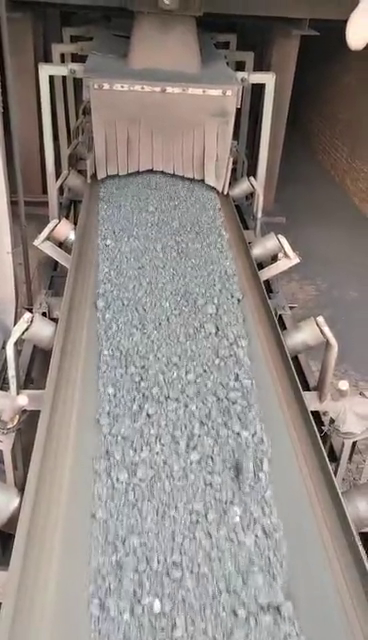
#> input picture frame 114 of videos/Ora.mp4, 368 x 640 px
$ python '83.角点检测-亚像素角点检测.py'
#> lines starting #> are read from the running program, lines starting #| are printed output that depends on the picture; after the words box and inside, x2 and y2 are one past the last pixel; in counts of white or black regions, pixels touching at a corner belong together; long printed decimals are rounded
import numpy as np
import cv2 as cv


def process(image, opt=1):
    # Detecting corners
    gray = cv.cvtColor(image, cv.COLOR_BGR2GRAY)
    corners = cv.goodFeaturesToTrack(gray, 35, 0.3, 50)
    print(len(corners))
    for pt in corners:
        print(pt)
        x = np.int32(pt[0][0])
        y = np.int32(pt[0][1])
        cv.circle(image, (x, y), 5, (0, 255, 0), 2)

    # detect sub-pixel
    winSize = (3, 3)
    zeroZone = (-1, -1)

    #  Stop condition
    criteria = (cv.TERM_CRITERIA_EPS + cv.TermCriteria_COUNT, 40, 0.001)

    # Calculate the refined corner location
    corners = cv.cornerSubPix(gray, corners, winSize, zeroZone, criteria)

    # display
    for i in range(corners.shape[0]):
        print("-- Refind Corner [", i, "] (", corners[i, 0, 0], ",", corners[i, 0, 1], ")")
    return image


# [7 lines of commented-out code are left out]

cap = cv.VideoCapture("./videos/Ora.mp4")
while True:
    ret, frame = cap.read()
#> frame is the input picture: shape (640, 368, 3); mean B, G, R 129.5, 133.9, 141.3
    frame = cv.flip(frame, 1)
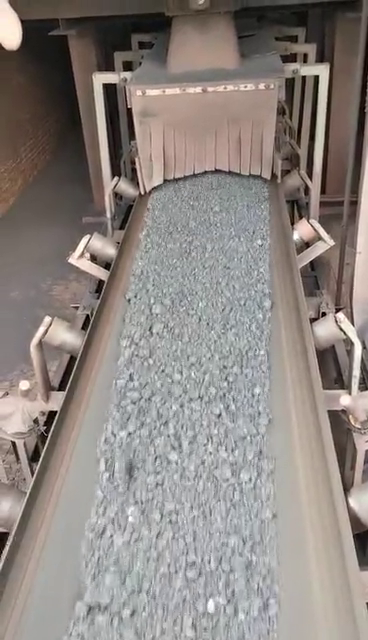
#> frame: shape (640, 368, 3); mean B, G, R 129.5, 133.9, 141.3
    cv.imshow("input", frame)
    result = process(frame)
#> in process, `corners = cv.goodFeaturesToTrack(gray, 35, 0.3, 50)`: corners = 13 rows, first 8: [56, 411], [318, 75], [103, 84], [142, 193], [87, 315], [215, 169], [350, 394], [335, 312]
#| 13
#> the loop in process, `for pt in corners:` made 13 passes
#> (x, y) on passes 1 to 12: (56, 411), (318, 75), (103, 84), (142, 193), (87, 315), (215, 169), (350, 394), (335, 312), (11, 441), (334, 243), (89, 259), (8, 533)
#| [[ 56. 411.]]
#| [[318.  75.]]
#| [[103.  84.]]
#| [[142. 193.]]
#| [[ 87. 315.]]
#| [[215. 169.]]
#| [[350. 394.]]
#| [[335. 312.]]
#> (further printed lines are left out)
#> after the loop in process, `for pt in corners:`:
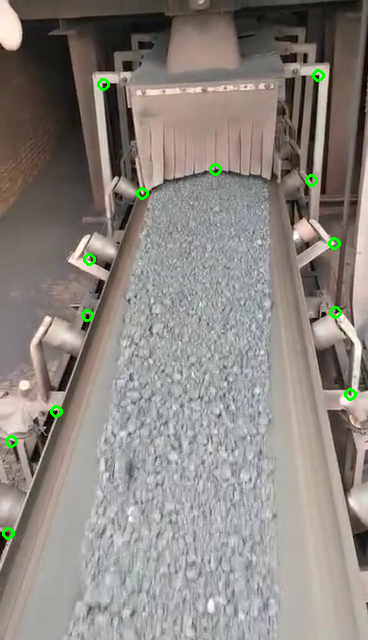
#> image: shape (640, 368, 3); 0.5% of pixels changed, all inside (x1, y1, x2, y2) = (2, 69, 357, 540)
#> in process, `criteria = (cv.TERM_CRITERIA_EPS + cv.TermCriteria_COUNT, 40, 0.001)`: criteria = (3, 40, 0.001)
#> in process, `corners = cv.cornerSubPix(gray, corners, winSize, zeroZone, criteria)`: corners = 13 rows, first 8: [58.33, 410.7], [318.6, 74.62], [102, 82.91], [142.8, 194.6], [88.26, 313.4], [214.7, 168.6], [350.4, 395.7], [334.1, 314.5]
#> the loop in process, `for i in range(corners.shape[0]):` made 13 passes
#| -- Refind Corner [ 0 ] ( 58.326 , 410.6648 )
#| -- Refind Corner [ 1 ] ( 318.595 , 74.625 )
#| -- Refind Corner [ 2 ] ( 101.970 , 82.915 )
#| -- Refind Corner [ 3 ] ( 142.7965 , 194.626 )
#| -- Refind Corner [ 4 ] ( 88.264 , 313.371 )
#| -- Refind Corner [ 5 ] ( 214.715 , 168.574 )
#| -- Refind Corner [ 6 ] ( 350.381 , 395.6502 )
#| -- Refind Corner [ 7 ] ( 334.135 , 314.461 )
#> (further printed lines are left out)
    cv.imshow("result", result)
    k = cv.waitKey(50) & 0xff
#> (key Esc is pressed here)
    if k == 27:
        break

cap.release()
cv.destroyAllWindows()

$ run again, starting later in the video
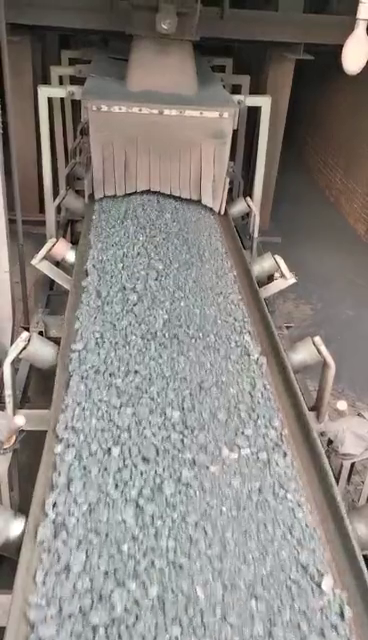
#> input picture frame 513 of videos/Ora.mp4, 368 x 640 px
#> frame is the input picture: shape (640, 368, 3); mean B, G, R 127.6, 132, 136.8
#> `frame = cv.flip(frame, 1)`:
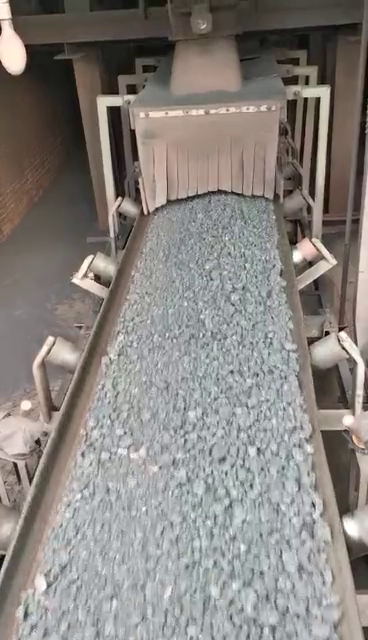
#> frame: shape (640, 368, 3); mean B, G, R 127.6, 132, 136.8
#> in process, `corners = cv.goodFeaturesToTrack(gray, 35, 0.3, 50)`: corners = 19 rows, first 8: [319, 97], [4, 555], [107, 107], [339, 330], [119, 197], [92, 256], [218, 189], [258, 448]
#| 19
#> the loop in process, `for pt in corners:` made 19 passes
#> (printed output is left out)
#> after the loop in process, `for pt in corners:`:
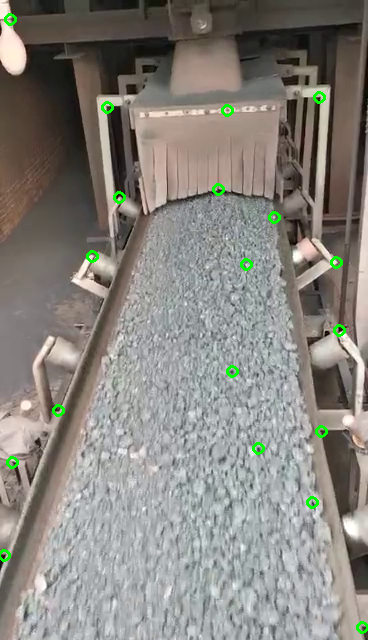
#> image: shape (640, 368, 3); 0.72% of pixels changed, all inside (x1, y1, x2, y2) = (0, 13, 368, 634)
#> criteria = (3, 40, 0.001)
#> in process, `corners = cv.cornerSubPix(gray, corners, winSize, zeroZone, criteria)`: corners = 19 rows, first 8: [320, 96.45], [5.54, 554.3], [106, 105.8], [337.7, 332.6], [119.6, 195.7], [94.57, 256], [217.6, 188.7], [256.9, 446.5]
#> the loop in process, `for i in range(corners.shape[0]):` made 19 passes
#| -- Refind Corner [ 0 ] ( 320.020 , 96.448 )
#| -- Refind Corner [ 1 ] ( 5.543 , 554.258 )
#| -- Refind Corner [ 2 ] ( 105.981 , 105.7825 )
#| -- Refind Corner [ 3 ] ( 337.747 , 332.628 )
#| -- Refind Corner [ 4 ] ( 119.649 , 195.670 )
#> (further printed lines are left out)

$ run again, starting later in the video
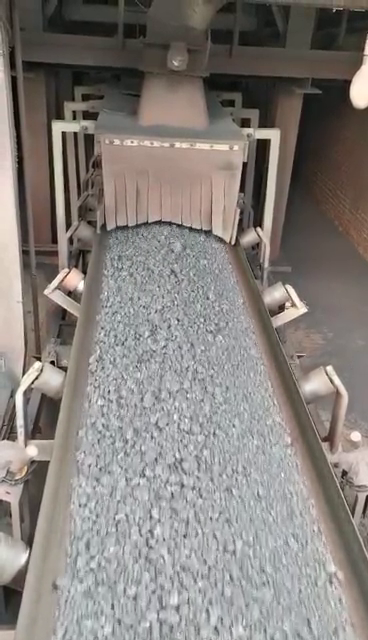
#> input picture frame 913 of videos/Ora.mp4, 368 x 640 px
#> frame is the input picture: shape (640, 368, 3); mean B, G, R 124.1, 128.3, 133.8
#> `frame = cv.flip(frame, 1)`:
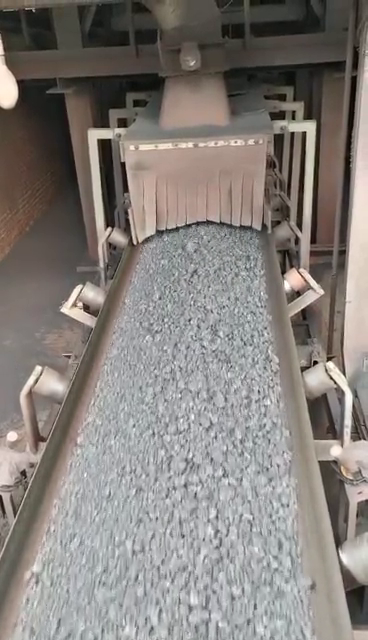
#> frame: shape (640, 368, 3); mean B, G, R 124.1, 128.3, 133.8
#> in process, `corners = cv.goodFeaturesToTrack(gray, 35, 0.3, 50)`: corners = 17 rows, first 8: [305, 132], [317, 362], [166, 228], [124, 162], [318, 461], [218, 221], [3, 55], [24, 470]
#| 17
#> the loop in process, `for pt in corners:` made 17 passes
#> (printed output is left out)
#> after the loop in process, `for pt in corners:`:
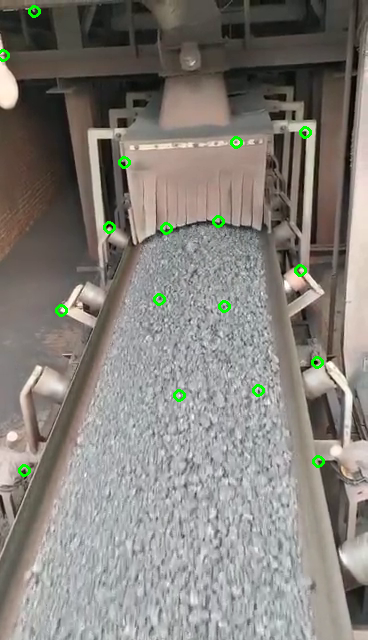
#> image: shape (640, 368, 3); 0.64% of pixels changed, all inside (x1, y1, x2, y2) = (0, 5, 325, 477)
#> criteria = (3, 40, 0.001)
#> in process, `corners = cv.cornerSubPix(gray, corners, winSize, zeroZone, criteria)`: corners = 17 rows, first 8: [305.7, 130.7], [318.5, 362.2], [165.6, 228.4], [124.7, 161.5], [317.1, 460.2], [219.4, 221.6], [3.51, 53.36], [24.35, 468.4]
#> the loop in process, `for i in range(corners.shape[0]):` made 17 passes
#| -- Refind Corner [ 0 ] ( 305.720 , 130.671 )
#| -- Refind Corner [ 1 ] ( 318.518 , 362.1635 )
#| -- Refind Corner [ 2 ] ( 165.569 , 228.362 )
#| -- Refind Corner [ 3 ] ( 124.658 , 161.510 )
#| -- Refind Corner [ 4 ] ( 317.1271 , 460.173 )
#> (further printed lines are left out)
